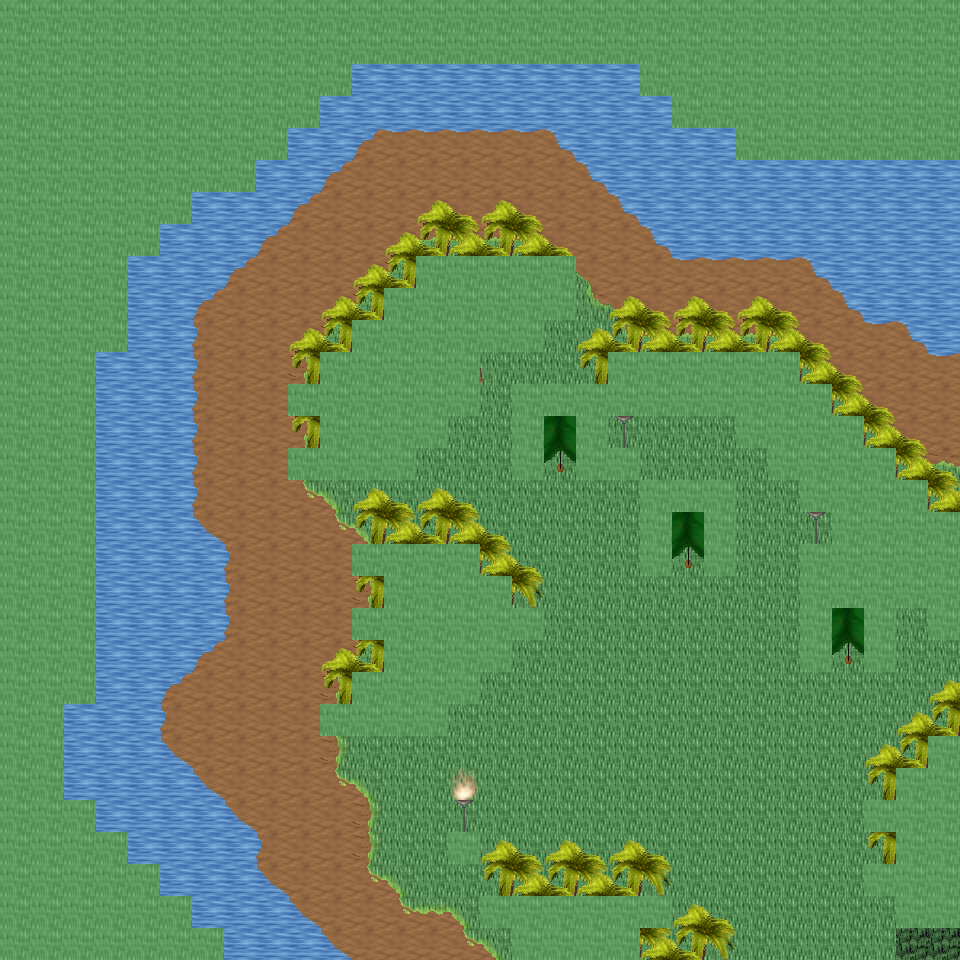

This is a level from a 2D game, rendered from its Tiled map with the project's own tilesets. A one-line summary and the map file follow, with tile-layer data summarised:
An orthogonal 30x30 tile map with 32x32 px tiles, 6 tile layers (Ground, Object, Object2, Above, ...), 26 tilesets and 5 objects (5x mapExit).

<map version="1.0" orientation="orthogonal" renderorder="right-down" width="30" height="30" tilewidth="32" tileheight="32" nextobjectid="6">
  <tileset firstgid="1" name="tileset_ground_ground" tilewidth="32" tileheight="32" tilecount="33" columns="3">
    <image source="../drawable/tileset_ground_ground.png" width="96" height="352" />
  </tileset>
  <tileset firstgid="34" name="tileset_ground_water_pool" tilewidth="32" tileheight="32" tilecount="72" columns="3">
    <image source="../drawable/tileset_ground_water_pool.png" width="96" height="768" />
  </tileset>
  <tileset firstgid="106" name="tileset_ground_water_pool_deep" tilewidth="32" tileheight="32" tilecount="72" columns="3">
    <image source="../drawable/tileset_ground_water_pool_deep.png" width="96" height="768" />
  </tileset>
  <tileset firstgid="178" name="tileset_ground_water_pool_corners" tilewidth="32" tileheight="32" tilecount="72" columns="3">
    <image source="../drawable/tileset_ground_water_pool_corners.png" width="96" height="768" />
  </tileset>
  <tileset firstgid="250" name="tileset_ground_grass_edges" tilewidth="32" tileheight="32" tilecount="36" columns="12">
    <image source="../drawable/tileset_ground_grass_edges.png" width="384" height="96" />
  </tileset>
  <tileset firstgid="286" name="tileset_ground_grass_corners" tilewidth="32" tileheight="32" tilecount="24" columns="6">
    <image source="../drawable/tileset_ground_grass_corners.png" width="192" height="128" />
  </tileset>
  <tileset firstgid="310" name="tileset_ground_ladder_vertical_dark" tilewidth="32" tileheight="32" tilecount="3" columns="3">
    <image source="../drawable/tileset_ground_ladder_vertical_dark.png" width="96" height="32" />
  </tileset>
  <tileset firstgid="313" name="tileset_plant_tree_palm_tree" tilewidth="32" tileheight="32" tilecount="6" columns="2">
    <image source="../drawable/tileset_plant_tree_palm_tree.png" width="64" height="96" />
  </tileset>
  <tileset firstgid="319" name="tileset_plant_tree_tree_realistic" tilewidth="32" tileheight="32" tilecount="16" columns="4">
    <image source="../drawable/tileset_plant_tree_tree_realistic.png" width="128" height="128" />
  </tileset>
  <tileset firstgid="335" name="tileset_logic_creature_animal" tilewidth="32" tileheight="32" tilecount="32" columns="8">
    <image source="../drawable/tileset_logic_creature_animal.png" width="256" height="128" />
  </tileset>
  <tileset firstgid="367" name="tileset_logic_collision" tilewidth="32" tileheight="32" tilecount="1" columns="1">
    <image source="../drawable/tileset_logic_collision.png" width="32" height="32" />
  </tileset>
  <tileset firstgid="368" name="tileset_plant_bush_various_small" tilewidth="32" tileheight="32" tilecount="9" columns="3">
    <image source="../drawable/tileset_plant_bush_various_small.png" width="96" height="96" />
  </tileset>
  <tileset firstgid="377" name="tileset_ground_ridge_earth_pale" tilewidth="32" tileheight="32" tilecount="96" columns="12">
    <image source="../drawable/tileset_ground_ridge_earth_pale.png" width="384" height="256" />
  </tileset>
  <tileset firstgid="473" name="tileset_object_tent" tilewidth="32" tileheight="32" tilecount="9" columns="3">
    <image source="../drawable/tileset_object_tent.png" width="96" height="96" />
  </tileset>
  <tileset firstgid="482" name="tileset_logic_creature_amazon" tilewidth="32" tileheight="32" tilecount="16" columns="8">
    <image source="../drawable/tileset_logic_creature_amazon.png" width="256" height="64" />
  </tileset>
  <tileset firstgid="498" name="tileset_furniture_light_iron_lamp" tilewidth="32" tileheight="32" tilecount="3" columns="1">
    <image source="../drawable/tileset_furniture_light_iron_lamp.png" width="32" height="96" />
  </tileset>
  <tileset firstgid="501" name="tileset_furniture_light_flames" tilewidth="32" tileheight="32" tilecount="6" columns="6">
    <image source="../drawable/tileset_furniture_light_flames.png" width="192" height="32" />
  </tileset>
  <tileset firstgid="507" name="tileset_ground_rock_rocks_2" tilewidth="32" tileheight="32" tilecount="4" columns="2">
    <image source="../drawable/tileset_ground_rock_rocks_2.png" width="64" height="64" />
  </tileset>
  <tileset firstgid="511" name="tileset_logic_portal" tilewidth="32" tileheight="32" tilecount="24" columns="8">
    <image source="../drawable/tileset_logic_portal.png" width="256" height="96" />
  </tileset>
  <tileset firstgid="535" name="tileset_logic_item_fruits" tilewidth="32" tileheight="32" tilecount="16" columns="8">
    <image source="../drawable/tileset_logic_item_fruits.png" width="256" height="64" />
  </tileset>
  <tileset firstgid="551" name="tileset_plant_pineapple_plant" tilewidth="32" tileheight="32" tilecount="6" columns="2">
    <image source="../drawable/tileset_plant_pineapple_plant.png" width="64" height="96" />
  </tileset>
  <tileset firstgid="557" name="tileset_ground_grass_2" tilewidth="32" tileheight="32" tilecount="21" columns="3">
    <image source="../drawable/tileset_ground_grass_2.png" width="96" height="224" />
  </tileset>
  <tileset firstgid="578" name="tileset_light_dim_yellow_light_7x5" tilewidth="32" tileheight="32" tilecount="35" columns="7">
    <image source="../drawable/tileset_light_dim_yellow_light_7x5.png" width="224" height="160" />
  </tileset>
  <tileset firstgid="613" name="tileset_light_yellow_light_5x5" tilewidth="32" tileheight="32" tilecount="25" columns="5">
    <image source="../drawable/tileset_light_yellow_light_5x5.png" width="160" height="160" />
  </tileset>
  <tileset firstgid="638" name="tileset_logic_creature_spider" tilewidth="32" tileheight="32" tilecount="3" columns="3">
    <image source="../drawable/tileset_logic_creature_spider.png" width="96" height="32" />
  </tileset>
  <tileset firstgid="641" name="tileset_logic_creature_reptile" tilewidth="32" tileheight="32" tilecount="7" columns="7">
    <image source="../drawable/tileset_logic_creature_reptile.png" width="224" height="32" />
  </tileset>
  <layer name="Ground" width="30" height="30">
    <data>[900 cells, 900 non-empty, 17 distinct tile ids]</data>
  </layer>
  <layer name="Object" width="30" height="30">
    <data>[900 cells, 278 non-empty, 29 distinct tile ids]</data>
  </layer>
  <layer name="Object2" width="30" height="30">
    <data>[900 cells, 88 non-empty, 4 distinct tile ids]</data>
  </layer>
  <layer name="Above" width="30" height="30">
    <data>[900 cells, 154 non-empty, 10 distinct tile ids]</data>
  </layer>
  <layer name="Above2" width="30" height="30">
    <data>[900 cells, 35 non-empty, 2 distinct tile ids]</data>
  </layer>
  <layer name="Walkable" width="30" height="30">
    <data>[900 cells, 356 non-empty, 1 distinct tile ids]</data>
  </layer>
  <objectgroup name="MapEvents">
    <object id="1" name="south" type="mapExit" x="224" y="928" width="288" height="32">
      <properties>
        <property name="map" value="level_0_x256_y9" />
        <property name="x" value="7" />
        <property name="y" value="1" />
      </properties>
    </object>
    <object id="2" name="south2" type="mapExit" x="640" y="928" width="320" height="32">
      <properties>
        <property name="map" value="level_0_x256_y9" />
        <property name="x" value="20" />
        <property name="y" value="1" />
      </properties>
    </object>
    <object id="3" name="east" type="mapExit" x="928" y="160" width="32" height="352">
      <properties>
        <property name="map" value="level_0_x257_y8" />
        <property name="x" value="1" />
        <property name="y" value="5" />
      </properties>
    </object>
    <object id="4" name="east2" type="mapExit" x="928" y="640" width="32" height="96">
      <properties>
        <property name="map" value="level_0_x257_y8" />
        <property name="x" value="1" />
        <property name="y" value="20" />
      </properties>
    </object>
    </objectgroup>
</map>
<!-- 1 of 5 objects omitted -->
